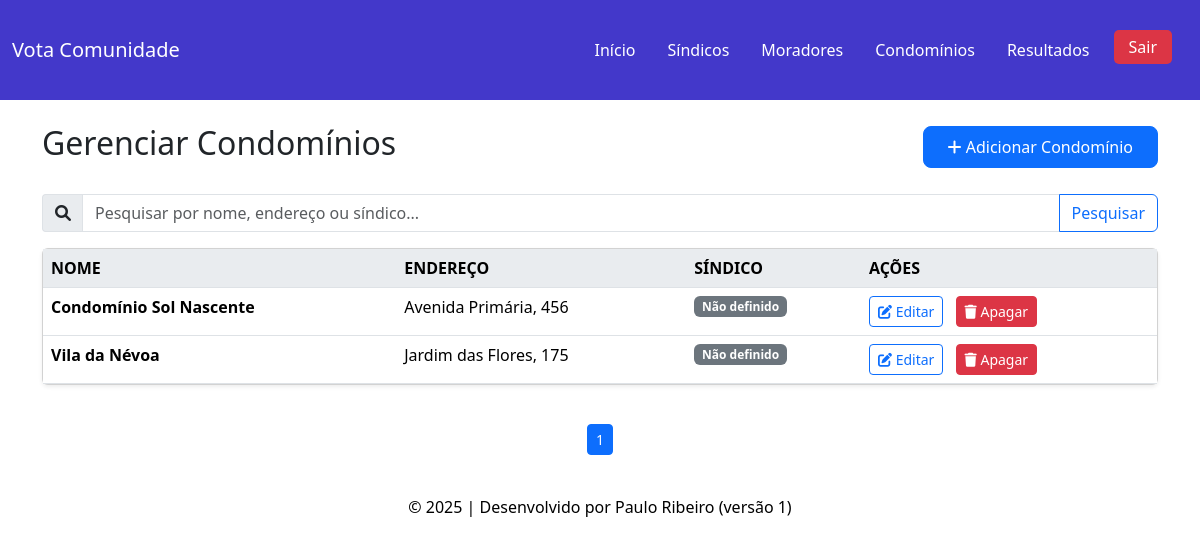
Before: /admin/gerenciar-condominios.php (signed in) with the older database file.
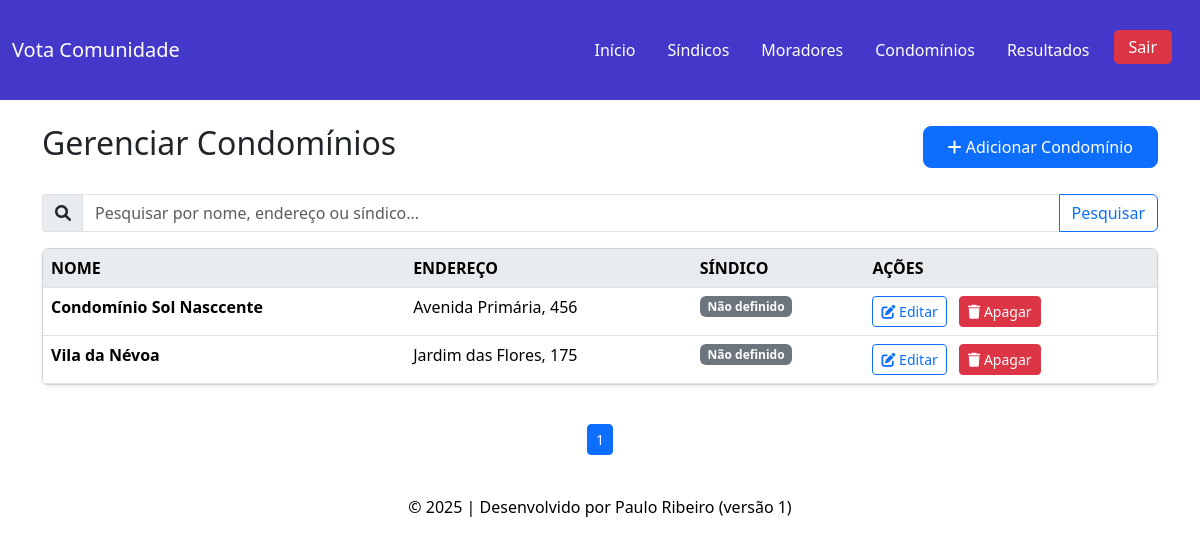
After: the same page with the newer database file.
### tables this page shows
CREATE TABLE condominios (
    id INT AUTO_INCREMENT PRIMARY KEY,
    nome VARCHAR(100) NOT NULL,
    endereco VARCHAR(255) NOT NULL,
    telefone VARCHAR(15),
    cep VARCHAR(9)
);

### php_action/read-condominios.php (the view, shortened to what this page needs)
<?php
$page = isset($_GET['page']) ? max(1, intval($_GET['page'])) : 1;
$limit = 5;
$offset = ($page - 1) * $limit;
$sql = "
    SELECT c.id, c.nome, c.endereco,
           u.nome AS sindico_nome
    FROM condominios c
    LEFT JOIN usuarios u ON u.id_condominio = c.id AND u.perfil = 2
";
$sql .= " ORDER BY c.id DESC LIMIT $limit OFFSET $offset";
$result = mysqli_query($conn, $sql);
if (mysqli_num_rows($result) === 0): ?>
    <tbody>
        <tr>
            <td colspan="4" class="text-center text-muted">Nenhum condomínio encontrado.</td>
        </tr>
    </tbody>
<?php else: ?>
    <tbody>
        <?php while ($c = mysqli_fetch_assoc($result)): ?>
            <tr>
                <td><strong><?= htmlspecialchars($c['nome']) ?></strong></td>
                <td><?= htmlspecialchars($c['endereco']) ?></td>
                <td>
                    <?php if ($c['sindico_nome']): ?>
                        <span class="badge bg-success"><?= htmlspecialchars($c['sindico_nome']) ?></span>
                    <?php else: ?>
                        <span class="badge bg-secondary">Não definido</span>
                    <?php endif; ?>
                </td>
                <td>
                    <a href="editar-condominio.php?id=<?= $c['id'] ?>" class="btn btn-outline-primary btn-sm me-2">
                        <i class="fas fa-edit"></i> Editar
                    </a>
                    <button type="button" class="btn btn-danger btn-sm" data-bs-toggle="modal" data-bs-target="#modalRemover<?= $c['id'] ?>">
                        <i class="fas fa-trash"></i> Apagar
                    </button>
                </td>
            </tr>
        <?php endwhile; ?>
    </tbody>
<?php endif; ?>

Changed rows visible on the page:
changed condominios "Avenida Primária, 456": nome "Condomínio Sol Nascente" → "Condomínio Sol Nasccente"
